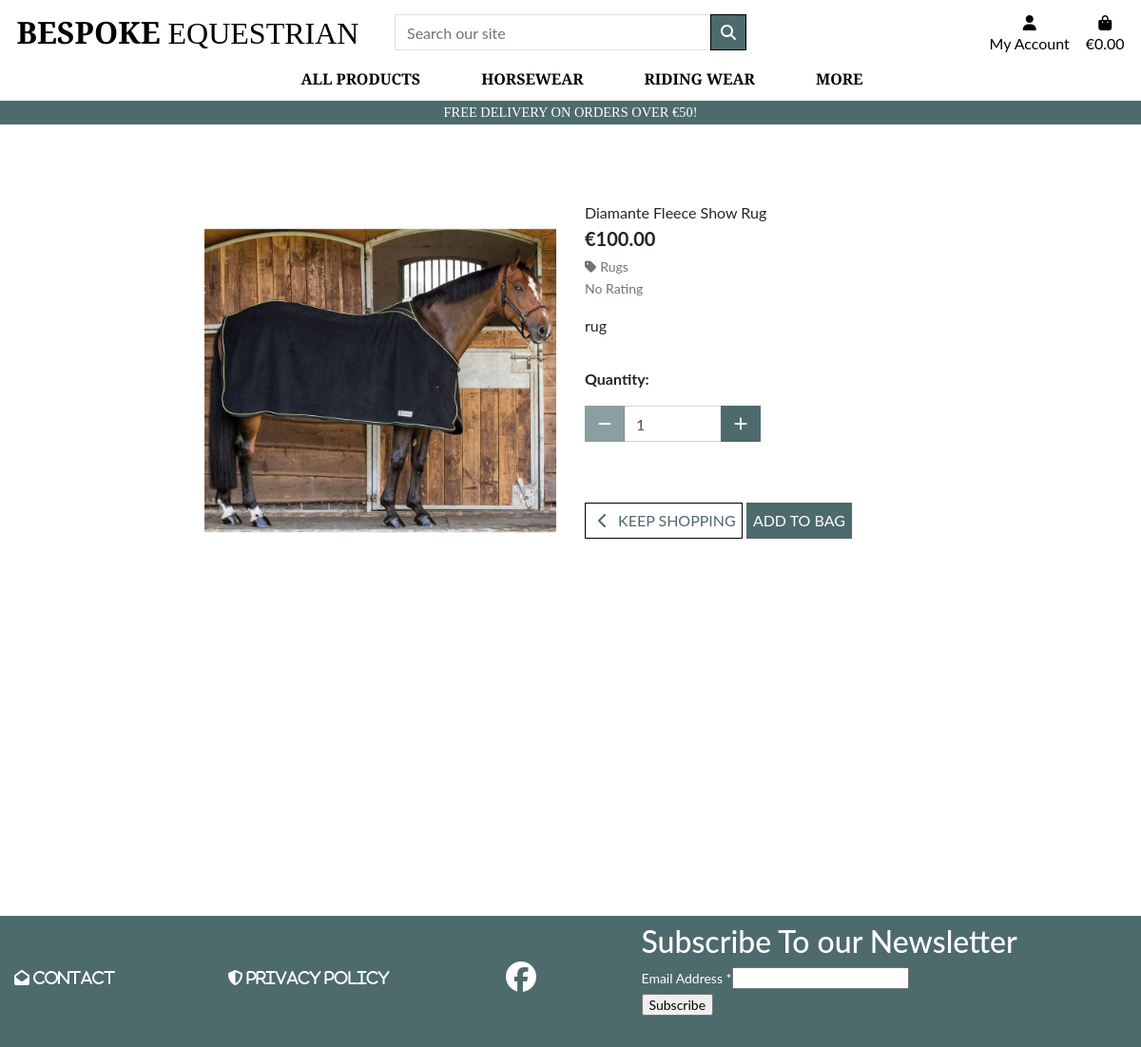
The page /products/1/ on the database its author committed.
### products/models.py (models this page shows, shortened)
class Product(models.Model):
    category = models.ForeignKey('Category', null=True, blank=True, on_delete=models.SET_NULL)
    sku = models.CharField(max_length=254, null=True, blank=True)
    name = models.CharField(max_length=254)
    description = models.TextField()
    has_sizes = models.BooleanField(default=False, null=True, blank=True)
    has_colors =models.BooleanField(default=False, null=True, blank=True)
    price = models.DecimalField(max_digits=6, decimal_places=2)
    rating = models.DecimalField(max_digits=6, decimal_places=2, null=True, blank=True)
    image = models.FileField(null=True, blank=True)

class Category(models.Model):
    name = models.CharField(max_length=254)
    friendly_name = models.CharField(max_length=254, null=True, blank=True)

### products/views.py (the view)
# urls.py: path('<int:product_id>/', views.product_detail, name='product_detail'),
def product_detail(request, product_id):
    product = get_object_or_404(Product, pk=product_id)
    context = {
        'product': product,
    }
    return render(request, 'products/product_detail.html', context)

### bag/contexts.py (called while the page is built, shortened)
def bag_contents(request):
    bag_items = []
    total = 0
    product_count = 0
    bag = request.session.get('bag', {})
    discount = 0
    savings = 0
    grand_total = total - savings
    if total < settings.FREE_DELIVERY_THRESHOLD:
        delivery = total * Decimal(settings.STANDARD_DELIVERY_PERCENTAGE / 100)
        free_delivery_delta = settings.FREE_DELIVERY_THRESHOLD - total
    else:
        delivery = 0
        free_delivery_delta = 0
    grand_total = delivery + total
    context = {
        'bag_items': bag_items,
        'total': total,
        'product_count': product_count,
        'delivery': delivery,
        'free_delivery_delta': free_delivery_delta,
        'free_delivery_threshold': settings.FREE_DELIVERY_THRESHOLD,
        'grand_total': grand_total,
    }
    return context

### products/templates/products/product_detail.html (shortened to what this page needs)
{% extends "base.html" %}
{% load static %}
{% block page_header %}
<div class="container header-container">
</div>
{% endblock %}
{% block content %}
<div class="overlay"></div>
<div class="container-fluid">
    <div class="row">
        <div class="col-12 col-md-6 col-lg-4 offset-lg-2">
            <div class="image-container my-5">
                {% if product.image %}
                <a href="{{ product.image.url }}" target="_blank">
                    <img class="card-img-top img-fluid" src="{{ product.image.url }}" alt="{{ product.name }}">
                </a>
                {% else %}
                <a href="">
                    <img class="card-img-top img-fluid" src="{{ MEDIA_URL }}noimage.png" alt="{{ product.name }}">
                </a>
                {% endif %}
            </div>
        </div>
        <div class="col-12 col-md-6 col-lg-4">
            <div class="product-details-container mb-5 mt-md-5">
                <p class="mb-0">{{ product.name }}</p>
                <p class="lead mb-0 text-left font-weight-bold">€{{ product.price }}</p>
                {% if product.category %}
                <p class="small mt-1 mb-0">
                    <a class="text-muted" href="{% url 'products' %}?category={{ product.category.name }}">
                        <i class="fas fa-tag mr-1"></i>{{ product.category.friendly_name }}
                    </a>
                </p>
                {% endif %}
                {% if product.rating %}
                <small class="text-muted"><i class="fas fa-star mr-1"></i>{{ product.rating }} / 5</small>
                {% else %}
                <small class="text-muted">No Rating</small>
                {% endif %}
                <p class="mt-3">{{ product.description }}</p>
                <form class="form" action="{% url 'add_to_bag' product.id %}" method="POST">
                    <div class="form-row">
                        {% with product.has_sizes as s %}
                        <div class="col-12">
                            <p class="mt-3"><strong>Quantity:</strong></p>
                            <div class="form-group w-50">
                                <div class="input-group">
                                    <div class="input-group-prepend">
                                        <button class="decrement-qty btn btn-black rounded-0"
                                            data-item_id="{{ product.id }}" id="decrement-qty_{{ product.id }}">
                                            <span class="icon">
                                                <i class="fas fa-minus"></i>
                                            </span>
                                        </button>
                                    </div>
                                    <input class="form-control qty_input" type="number" name="quantity" value="1"
                                        min="1" max="99" data-item_id="{{ product.id }}" id="id_qty_{{ product.id }}">
                                    <div class="input-group-append">
                                        <button class="increment-qty btn btn-black rounded-0"
                                            data-item_id="{{ product.id }}" id="increment-qty_{{ product.id }}">
                                            <span class="icon">
                                                <i class="fas fa-plus"></i>
                                            </span>
                                        </button>
                                    </div>
                                </div>
                            </div>
                        </div>
                        <div class="col{% if s %}-12 mt-2{% endif %}">
                            <a href="{% url 'products' %}" class="btn btn-outline-black rounded-0 mt-5">
                                <span class="icon">
                                    <i class="fas fa-chevron-left"></i>
                                </span>
                                <span class="text-uppercase">Keep Shopping</span>
                            </a>
                            <input type="submit" class="btn btn-black rounded-0 text-uppercase mt-5" value="Add to Bag">
                        </div>
                        {% endwith %}
                    </div>
                </form>
            </div>
        </div>
    </div>
</div>
{% endblock %}

### static/css/base.css (style rules this page uses)
html { height: 100%; }
body { background: url('/static/images/hero2.webp') no-repeat center center fixed; background-size: cover; font-family: 'Lato'; }
.icon { align-items: center; display: inline-flex; justify-content: center; height: 1.5rem; width: 1.5rem; }
.btn-black { background: #4D6A6D; color: white; }
.btn-outline-black { background: white; color: #4D6A6D !important; border: 1px solid black; }
.overlay { height: 100%; width: 100%; top: 0; left: 0; position: fixed; background: white; z-index: -1; }
@media (min-width: 1200px) { .container { max-width: 80%; } }
@media (min-width: 992px) { .header-container { padding-top: 164px; } }
.btn.btn-outline-black.rounded-0, .btn.btn-black.rounded-0 { padding: .375rem .375rem; }
.increment-qty, .decrement-qty { padding: .25rem .5rem !important; }

### rows shown on the page
Product: image (picture), name "Diamante Fleece Show Rug", price "100.00", category.friendly_name "Rugs", description "rug", quantity "1"

### other values the page prints
{{ free_delivery_threshold }} "50"
